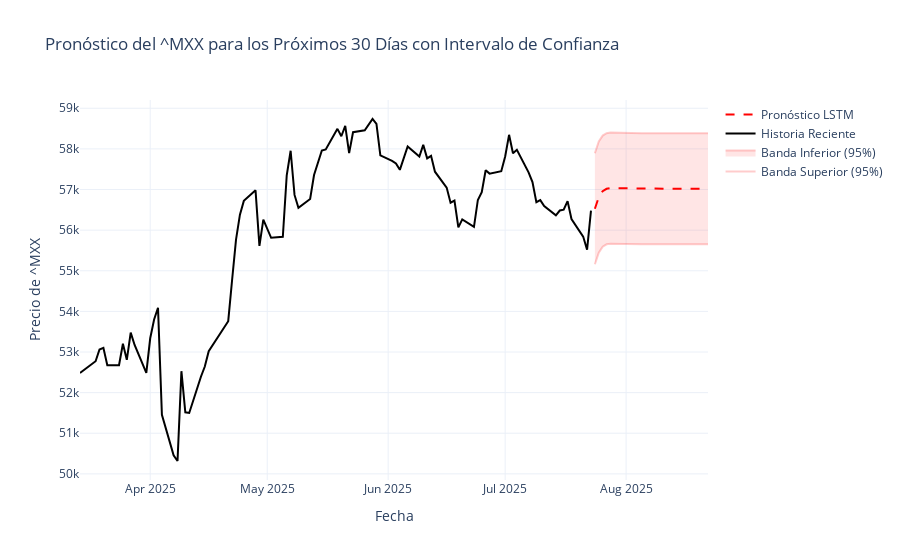

Notebook cell for this chart:
### Code cell
# --- Predicción Dinámica, Señales y Gráfico con Bandas de Confianza ---

N_FORECAST_DAYS = 30 # Pronóstico para los próximos 30 días

# Obtener la última secuencia de datos disponible
last_sequence = features_scaled[-WINDOW_SIZE:]
current_sequence_tensor = torch.tensor(last_sequence, dtype=torch.float32).unsqueeze(0).to(device)

future_predictions_scaled = []

final_model.eval()
with torch.no_grad():
    for _ in range(N_FORECAST_DAYS):
        next_pred_scaled = final_model(current_sequence_tensor)
        future_predictions_scaled.append(next_pred_scaled.item())
        
        new_step_features = current_sequence_tensor[0, -1, :].clone()
        new_step_features[0] = next_pred_scaled
        
        new_sequence = torch.cat((current_sequence_tensor[:, 1:, :], new_step_features.unsqueeze(0).unsqueeze(1)), dim=1)
        current_sequence_tensor = new_sequence

# Invertir la transformación de las predicciones futuras
future_predictions_inv = inverse_transform_preds(np.array(future_predictions_scaled), feature_scaler, NUM_FEATURES)

# Crear un índice de fechas futuras
last_date = features_df.index[-1]
future_dates = pd.to_datetime([last_date + pd.DateOffset(days=i) for i in range(1, N_FORECAST_DAYS + 1)])

# --- Generar Señales de Inversión (con horizonte de 15 días añadido) ---
last_actual_price = features_df[TARGET_TICKER].iloc[-1]
# MODIFICACIÓN: Añadir horizonte de 15 días
horizons = {
    'Mañana (1 día)': 1, 
    'Próxima Semana (7 días)': 7, 
    'Próximos 15 días': 15,
    'Próximo Mes (30 días)': N_FORECAST_DAYS
}
recommendations = []

for name, day in horizons.items():
    if day <= len(future_predictions_inv):
        pred_price = future_predictions_inv[day-1]
        signal = "Comprar" if pred_price > last_actual_price else ("Vender" if pred_price < last_actual_price else "Mantener")
        recommendations.append({
            "Horizonte": name,
            "Precio Predicho": f"{pred_price:,.2f}",
            "Cambio Esperado": f"{(pred_price/last_actual_price - 1):.2%}",
            "Señal de Inversión": signal
        })

recommendations_df = pd.DataFrame(recommendations).set_index('Horizonte')
print(f"\n--- Recomendaciones de Inversión basadas en el último precio de {last_actual_price:,.2f} ---")
display(recommendations_df)

# --- Gráfica de Pronóstico Futuro con Bandas de Confianza ---
fig_future = go.Figure()

# Calcular el error estándar de la predicción (usando el RMSE del test set)
prediction_error_std = final_summary.loc[final_model_name, 'RMSE']
confidence_multiplier = 1.96 # Para un intervalo de confianza del 95%

# Calcular bandas superior e inferior
upper_band = future_predictions_inv + (prediction_error_std * confidence_multiplier)
lower_band = future_predictions_inv - (prediction_error_std * confidence_multiplier)

# Añadir Bandas de Confianza
fig_future.add_trace(go.Scatter(
    x=future_dates, y=upper_band, mode='lines', 
    line=dict(color='rgba(255, 0, 0, 0.2)'), name='Banda Superior (95%)'
))
fig_future.add_trace(go.Scatter(
    x=future_dates, y=lower_band, mode='lines',
    line=dict(color='rgba(255, 0, 0, 0.2)'), fill='tonexty', 
    fillcolor='rgba(255, 0, 0, 0.1)', name='Banda Inferior (95%)'
))

# Añadir historial reciente
recent_history = features_df.iloc[-90:]
fig_future.add_trace(go.Scatter(x=recent_history.index, y=recent_history[TARGET_TICKER], name='Historia Reciente', line=dict(color='black', width=2)))

# Añadir pronóstico principal
fig_future.add_trace(go.Scatter(x=future_dates, y=future_predictions_inv, name='Pronóstico LSTM', line=dict(color='red', dash='dash', width=2)))

fig_future.update_layout(
    title=f'Pronóstico del {TARGET_TICKER} para los Próximos {N_FORECAST_DAYS} Días con Intervalo de Confianza',
    xaxis_title='Fecha', yaxis_title=f'Precio de {TARGET_TICKER}',
    template='plotly_white', hovermode='x unified'
)
print("\n--- Gráfica de Pronóstico Futuro ---")
fig_future.show()
